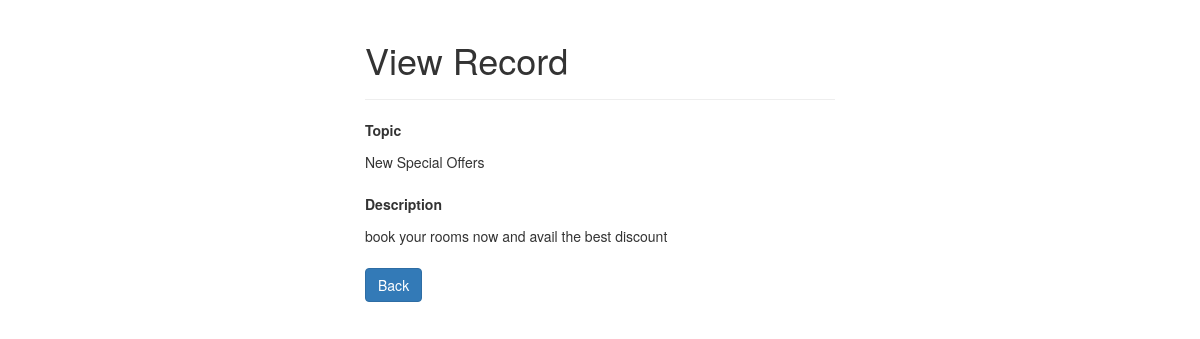
The page /admin/notice_crud/notice_read.php?id=15 on the database its author committed.
### tables this page shows
CREATE TABLE IF NOT EXISTS `notices` (
  `id` int(255) NOT NULL AUTO_INCREMENT,
  `topic` varchar(255) NOT NULL,
  `description` varchar(255) NOT NULL,
  PRIMARY KEY (`id`)
);

### admin/notice_crud/notice_read.php (the view, shortened to what this page needs)
<?php
if(isset($_GET["id"]) && !empty(trim($_GET["id"]))){
    $conn=mysqli_connect("localhost","root","","cards");
    $sql = "SELECT * FROM notices WHERE id = ?";
    if($stmt = mysqli_prepare($conn, $sql)){
        mysqli_stmt_bind_param($stmt, "i", $param_id);
        if(mysqli_stmt_execute($stmt)){
            $result = mysqli_stmt_get_result($stmt);
            if(mysqli_num_rows($result) == 1){
                $row = mysqli_fetch_array($result, MYSQLI_ASSOC);
            } else{
                header("location: error.php");
                exit();
            }
        } else{
            echo "Oops! Something went wrong. Please try again later.";
        }
    }
} else{
    header("location: error.php");
    exit();
}
?>
<!DOCTYPE html>
<html lang="en">
<head>
    <link rel="stylesheet" href="https://maxcdn.bootstrapcdn.com/bootstrap/3.3.7/css/bootstrap.css">
</head>
<body>
    <div class="wrapper">
        <div class="container-fluid">
            <div class="row">
                <div class="col-md-12">
                    <div class="page-header">
                        <h1>View Record</h1>
                    </div>
                    <div class="form-group">
                        <label>Topic</label>
                        <p class="form-control-static"><?php echo $row["topic"]; ?></p>
                    </div>
                    <div class="form-group">
                        <label>Description</label>
                        <p class="form-control-static"><?php echo $row["description"]; ?></p>
                    </div>
                    <p><a href="../notice_edit.php" class="btn btn-primary">Back</a></p>
                </div>
            </div>
        </div>
    </div>
</body>
</html>

### admin/notice_crud/notice_read.php (style rules this page uses)
.wrapper { width: 500px; margin: 0 auto; }

### rows shown on the page
notices: topic "New Special Offers", description "book your rooms now and avail the best discount"
